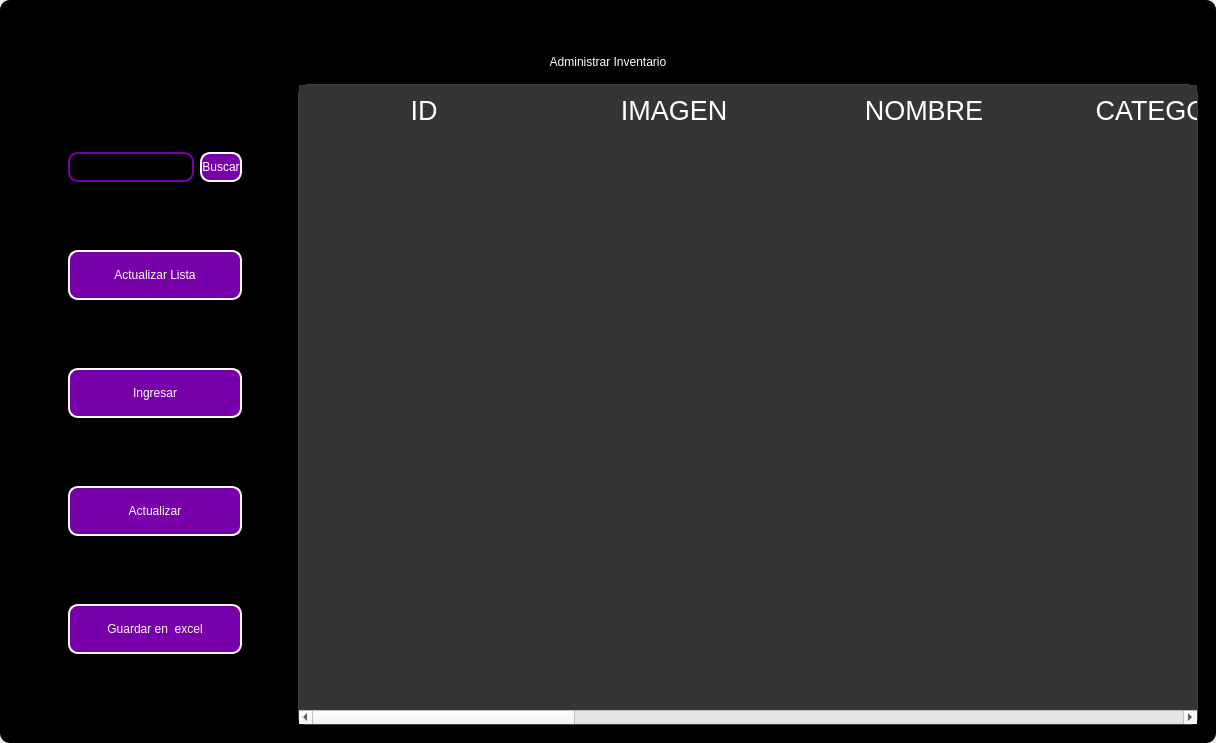
<?xml version="1.0" encoding="UTF-8"?>
<ui version="4.0">
 <class>MainWindow</class>
 <widget class="QMainWindow" name="MainWindow">
  <property name="geometry">
   <rect>
    <x>0</x>
    <y>0</y>
    <width>1216</width>
    <height>743</height>
   </rect>
  </property>
  <property name="windowTitle">
   <string>MainWindow</string>
  </property>
  <property name="styleSheet">
   <string notr="true"/>
  </property>
  <widget class="QWidget" name="centralwidget">
   <property name="styleSheet">
    <string notr="true"/>
   </property>
   <layout class="QVBoxLayout" name="verticalLayout">
    <property name="spacing">
     <number>0</number>
    </property>
    <property name="leftMargin">
     <number>0</number>
    </property>
    <property name="topMargin">
     <number>0</number>
    </property>
    <property name="rightMargin">
     <number>0</number>
    </property>
    <property name="bottomMargin">
     <number>0</number>
    </property>
    <item>
     <widget class="QFrame" name="frame">
      <property name="enabled">
       <bool>true</bool>
      </property>
      <property name="styleSheet">
       <string notr="true">
QFrame {
border-radius:10px;
background-color: rgb(0, 0, 0);
 }
</string>
      </property>
      <property name="frameShape">
       <enum>QFrame::StyledPanel</enum>
      </property>
      <property name="frameShadow">
       <enum>QFrame::Raised</enum>
      </property>
      <layout class="QVBoxLayout" name="verticalLayout_2">
       <item>
        <widget class="QFrame" name="frame_superior">
         <property name="minimumSize">
          <size>
           <width>0</width>
           <height>40</height>
          </size>
         </property>
         <property name="maximumSize">
          <size>
           <width>16777215</width>
           <height>40</height>
          </size>
         </property>
         <property name="styleSheet">
          <string notr="true">QPushButton{
border-radius:18px;
}

QPushButton:hover{
	background-color: rgb(0, 0, 0);
}
</string>
         </property>
         <property name="frameShape">
          <enum>QFrame::StyledPanel</enum>
         </property>
         <property name="frameShadow">
          <enum>QFrame::Raised</enum>
         </property>
         <layout class="QHBoxLayout" name="horizontalLayout_3">
          <property name="spacing">
           <number>4</number>
          </property>
          <property name="leftMargin">
           <number>0</number>
          </property>
          <property name="topMargin">
           <number>0</number>
          </property>
          <property name="rightMargin">
           <number>0</number>
          </property>
          <property name="bottomMargin">
           <number>0</number>
          </property>
          <item>
           <widget class="QPushButton" name="btn_icon">
            <property name="text">
             <string/>
            </property>
            <property name="iconSize">
             <size>
              <width>40</width>
              <height>40</height>
             </size>
            </property>
           </widget>
          </item>
          <item>
           <spacer name="horizontalSpacer_2">
            <property name="orientation">
             <enum>Qt::Horizontal</enum>
            </property>
            <property name="sizeHint" stdset="0">
             <size>
              <width>443</width>
              <height>20</height>
             </size>
            </property>
           </spacer>
          </item>
          <item>
           <widget class="QPushButton" name="btn_exit">
            <property name="minimumSize">
             <size>
              <width>38</width>
              <height>38</height>
             </size>
            </property>
            <property name="maximumSize">
             <size>
              <width>38</width>
              <height>38</height>
             </size>
            </property>
            <property name="cursor">
             <cursorShape>PointingHandCursor</cursorShape>
            </property>
            <property name="text">
             <string/>
            </property>
            <property name="iconSize">
             <size>
              <width>35</width>
              <height>35</height>
             </size>
            </property>
           </widget>
          </item>
          <item>
           <widget class="QPushButton" name="bt_minimizar">
            <property name="minimumSize">
             <size>
              <width>38</width>
              <height>38</height>
             </size>
            </property>
            <property name="maximumSize">
             <size>
              <width>38</width>
              <height>38</height>
             </size>
            </property>
            <property name="cursor">
             <cursorShape>PointingHandCursor</cursorShape>
            </property>
            <property name="text">
             <string/>
            </property>
            <property name="icon">
             <iconset>
              <normaloff>../../../../../../../.designer/backup/image/minus.svg</normaloff>../../../../../../../.designer/backup/image/minus.svg</iconset>
            </property>
            <property name="iconSize">
             <size>
              <width>38</width>
              <height>38</height>
             </size>
            </property>
           </widget>
          </item>
          <item>
           <widget class="QPushButton" name="bt_maximizar">
            <property name="minimumSize">
             <size>
              <width>38</width>
              <height>38</height>
             </size>
            </property>
            <property name="maximumSize">
             <size>
              <width>38</width>
              <height>38</height>
             </size>
            </property>
            <property name="cursor">
             <cursorShape>PointingHandCursor</cursorShape>
            </property>
            <property name="text">
             <string/>
            </property>
            <property name="icon">
             <iconset>
              <normaloff>../../../../../../../.designer/backup/image/chevron-up.svg</normaloff>../../../../../../../.designer/backup/image/chevron-up.svg</iconset>
            </property>
            <property name="iconSize">
             <size>
              <width>38</width>
              <height>38</height>
             </size>
            </property>
           </widget>
          </item>
          <item>
           <widget class="QPushButton" name="bt_restaurar">
            <property name="minimumSize">
             <size>
              <width>38</width>
              <height>38</height>
             </size>
            </property>
            <property name="maximumSize">
             <size>
              <width>38</width>
              <height>38</height>
             </size>
            </property>
            <property name="cursor">
             <cursorShape>PointingHandCursor</cursorShape>
            </property>
            <property name="text">
             <string/>
            </property>
            <property name="icon">
             <iconset>
              <normaloff>../../../../../../../.designer/backup/image/chevron-down.svg</normaloff>../../../../../../../.designer/backup/image/chevron-down.svg</iconset>
            </property>
            <property name="iconSize">
             <size>
              <width>38</width>
              <height>38</height>
             </size>
            </property>
           </widget>
          </item>
          <item>
           <widget class="QPushButton" name="bt_cerrar">
            <property name="minimumSize">
             <size>
              <width>38</width>
              <height>38</height>
             </size>
            </property>
            <property name="maximumSize">
             <size>
              <width>38</width>
              <height>38</height>
             </size>
            </property>
            <property name="cursor">
             <cursorShape>PointingHandCursor</cursorShape>
            </property>
            <property name="text">
             <string/>
            </property>
            <property name="icon">
             <iconset>
              <normaloff>../../../../../../../.designer/backup/image/x.svg</normaloff>../../../../../../../.designer/backup/image/x.svg</iconset>
            </property>
            <property name="iconSize">
             <size>
              <width>38</width>
              <height>38</height>
             </size>
            </property>
           </widget>
          </item>
         </layout>
        </widget>
       </item>
       <item>
        <widget class="QLabel" name="label">
         <property name="styleSheet">
          <string notr="true">font: 30pt &quot;MS Shell Dlg 2&quot;;
color: rgb(255, 255, 255);</string>
         </property>
         <property name="text">
          <string>Administrar Inventario</string>
         </property>
         <property name="alignment">
          <set>Qt::AlignCenter</set>
         </property>
        </widget>
       </item>
       <item>
        <widget class="QFrame" name="frame_3">
         <property name="frameShape">
          <enum>QFrame::StyledPanel</enum>
         </property>
         <property name="frameShadow">
          <enum>QFrame::Raised</enum>
         </property>
         <layout class="QHBoxLayout" name="horizontalLayout_4">
          <property name="spacing">
           <number>6</number>
          </property>
          <item>
           <layout class="QVBoxLayout" name="verticalLayout_4">
            <property name="spacing">
             <number>50</number>
            </property>
            <property name="leftMargin">
             <number>50</number>
            </property>
            <property name="topMargin">
             <number>50</number>
            </property>
            <property name="rightMargin">
             <number>50</number>
            </property>
            <property name="bottomMargin">
             <number>50</number>
            </property>
            <item>
             <layout class="QHBoxLayout" name="horizontalLayout">
              <property name="spacing">
               <number>6</number>
              </property>
              <property name="rightMargin">
               <number>0</number>
              </property>
              <property name="bottomMargin">
               <number>0</number>
              </property>
              <item>
               <widget class="QLineEdit" name="searchtxt">
                <property name="minimumSize">
                 <size>
                  <width>100</width>
                  <height>30</height>
                 </size>
                </property>
                <property name="maximumSize">
                 <size>
                  <width>200</width>
                  <height>30</height>
                 </size>
                </property>
                <property name="styleSheet">
                 <string notr="true">QLabel {
	color: rgb(255, 255, 254);
	font: 12pt &quot;Arial&quot;;
	background-color: rgba(0, 0, 0,0);
}

QTextEdit{
background-color: rgba(0, 0, 0,0);
border-radius:10px; 
font: 12pt &quot;Arial&quot;;
color: rgb(255, 255, 254);
border: 2px solid  rgb(255, 255, 255);

}

QTextEdit:hover{
background-color: rgba(0, 0, 0,0);
border-radius:10px; 
font: 12pt &quot;Arial&quot;;
border: 2px solid  rgb(120, 0, 171);
}

QTextEdit:focus{
background-color: rgb(0, 0, 0);
border-radius:10px; 
font: 12pt &quot;Arial&quot;;
border: 2px solid rgb(120, 0, 171);
}

QLineEdit{
background-color: rgba(0, 0, 0,0);
border-radius:10px; 
font: 12pt &quot;Arial&quot;;
color: rgb(255, 255, 254);
border: 2px solid  rgb(120, 0, 171);
}

QLineEdit:hover{
background-color: rgba(0, 0, 0,0);
border-radius:10px; 
font: 12pt &quot;Arial&quot;;
border: 2px solid  rgb(120, 0, 171);
}

QLineEdit:focus{
background-color: rgb(0, 0, 0);
border-radius:10px; 
font: 12pt &quot;Arial&quot;;
border: 2px solid rgb(120, 0, 171);
}

QCheckBox{
	font: 12pt &quot;Arial&quot;;
	color: rgb(255, 255, 255);
}

QCheckBox::indicator {
    width: 18px;
    height:18px;
}

QCheckBox::indicator:unchecked {
   background-image: url(image/square.svg);
}

QCheckBox::indicator:checked {
   background-image: url(image/check-square.svg);
}

QPushButton{
border-radius:10px; 
font: 12pt &quot;Arial&quot;;
color: rgb(255, 255, 254);
border: 2px solid #ffffff;
}

QPushButton:hover{
border-radius:10px; 
font: 12pt &quot;Arial&quot;;
color: rgb(255, 255, 255);
border: 2px solid rgb(120, 0, 171);
	background-color: rgb(120, 0, 171);
}
</string>
                </property>
               </widget>
              </item>
              <item>
               <widget class="QPushButton" name="btn_search">
                <property name="minimumSize">
                 <size>
                  <width>30</width>
                  <height>30</height>
                 </size>
                </property>
                <property name="maximumSize">
                 <size>
                  <width>100</width>
                  <height>30</height>
                 </size>
                </property>
                <property name="cursor">
                 <cursorShape>PointingHandCursor</cursorShape>
                </property>
                <property name="styleSheet">
                 <string notr="true">QPushButton{
border-radius:10px; 
font: 12pt &quot;Arial&quot;;
color: rgb(255, 255, 254);
border: 2px solid #ffffff;
	background-color: rgb(120, 0, 171);
}

QPushButton:hover{
border-radius:10px; 
font: 12pt &quot;Arial&quot;;
color: rgb(255, 255, 255);
border: 2px solid rgb(120, 0, 171);
	background-color: rgb(120, 0, 171);
}</string>
                </property>
                <property name="text">
                 <string>Buscar</string>
                </property>
               </widget>
              </item>
             </layout>
            </item>
            <item>
             <widget class="QPushButton" name="btn_get">
              <property name="minimumSize">
               <size>
                <width>50</width>
                <height>0</height>
               </size>
              </property>
              <property name="maximumSize">
               <size>
                <width>300</width>
                <height>50</height>
               </size>
              </property>
              <property name="cursor">
               <cursorShape>PointingHandCursor</cursorShape>
              </property>
              <property name="styleSheet">
               <string notr="true">QPushButton{
border-radius:10px; 
font: 12pt &quot;Arial&quot;;
color: rgb(255, 255, 254);
border: 2px solid #ffffff;
	background-color: rgb(120, 0, 171);
}

QPushButton:hover{
border-radius:10px; 
font: 12pt &quot;Arial&quot;;
color: rgb(255, 255, 255);
border: 2px solid rgb(120, 0, 171);
	background-color: rgb(120, 0, 171);
}</string>
              </property>
              <property name="text">
               <string>Actualizar Lista</string>
              </property>
              <property name="iconSize">
               <size>
                <width>30</width>
                <height>30</height>
               </size>
              </property>
             </widget>
            </item>
            <item>
             <widget class="QPushButton" name="btn_add">
              <property name="maximumSize">
               <size>
                <width>300</width>
                <height>50</height>
               </size>
              </property>
              <property name="cursor">
               <cursorShape>PointingHandCursor</cursorShape>
              </property>
              <property name="styleSheet">
               <string notr="true">QPushButton{
border-radius:10px; 
font: 12pt &quot;Arial&quot;;
color: rgb(255, 255, 254);
border: 2px solid #ffffff;
	background-color: rgb(120, 0, 171);
}

QPushButton:hover{
border-radius:10px; 
font: 12pt &quot;Arial&quot;;
color: rgb(255, 255, 255);
border: 2px solid rgb(120, 0, 171);
	background-color: rgb(120, 0, 171);
}</string>
              </property>
              <property name="text">
               <string>Ingresar</string>
              </property>
              <property name="iconSize">
               <size>
                <width>30</width>
                <height>30</height>
               </size>
              </property>
             </widget>
            </item>
            <item>
             <widget class="QPushButton" name="btn_update">
              <property name="maximumSize">
               <size>
                <width>300</width>
                <height>50</height>
               </size>
              </property>
              <property name="cursor">
               <cursorShape>PointingHandCursor</cursorShape>
              </property>
              <property name="styleSheet">
               <string notr="true">QPushButton{
border-radius:10px; 
font: 12pt &quot;Arial&quot;;
color: rgb(255, 255, 254);
border: 2px solid #ffffff;
	background-color: rgb(120, 0, 171);
}

QPushButton:hover{
border-radius:10px; 
font: 12pt &quot;Arial&quot;;
color: rgb(255, 255, 255);
border: 2px solid rgb(120, 0, 171);
	background-color: rgb(120, 0, 171);
}</string>
              </property>
              <property name="text">
               <string>Actualizar</string>
              </property>
              <property name="iconSize">
               <size>
                <width>30</width>
                <height>30</height>
               </size>
              </property>
             </widget>
            </item>
            <item>
             <widget class="QPushButton" name="btn_excel">
              <property name="minimumSize">
               <size>
                <width>11</width>
                <height>50</height>
               </size>
              </property>
              <property name="cursor">
               <cursorShape>PointingHandCursor</cursorShape>
              </property>
              <property name="styleSheet">
               <string notr="true">QPushButton{
border-radius:10px; 
font: 12pt &quot;Arial&quot;;
color: rgb(255, 255, 254);
border: 2px solid #ffffff;
	background-color: rgb(120, 0, 171);
}

QPushButton:hover{
border-radius:10px; 
font: 12pt &quot;Arial&quot;;
color: rgb(255, 255, 255);
border: 2px solid rgb(120, 0, 171);
	background-color: rgb(120, 0, 171);
}</string>
              </property>
              <property name="text">
               <string>Guardar en  excel</string>
              </property>
              <property name="iconSize">
               <size>
                <width>35</width>
                <height>35</height>
               </size>
              </property>
             </widget>
            </item>
           </layout>
          </item>
          <item>
           <widget class="QTableWidget" name="table_inventory">
            <property name="minimumSize">
             <size>
              <width>900</width>
              <height>0</height>
             </size>
            </property>
            <property name="maximumSize">
             <size>
              <width>700</width>
              <height>16777215</height>
             </size>
            </property>
            <property name="styleSheet">
             <string notr="true">QTableView {

	border: 1px solid rgba(255,255,255,40);
	border-bottom-right-radius: 7px; 
	border-bottom-left-radius: 7px; 
	color: white;
	font: 15pt &quot;MS Shell Dlg 2&quot;;
	background-color: rgb(53, 53, 53);
}

QHeaderView::section {
background-color: rgb(53, 53, 53);
color: white;
border: none;
height: 50px;
font-size: 20pt;
}

QTableView::item {
    border-style: none;
    border-bottom: 1px solid rgba(255,255,255,50);
    padding-left: auto;
    padding-right: auto;
}

QTableView::item:selected{
	border: none;
	color: rgb(255, 255, 255);
    background-color: rgba(255, 255, 255, 50);
}
</string>
            </property>
            <property name="editTriggers">
             <set>QAbstractItemView::NoEditTriggers</set>
            </property>
            <attribute name="horizontalHeaderDefaultSectionSize">
             <number>250</number>
            </attribute>
            <column>
             <property name="text">
              <string>ID</string>
             </property>
            </column>
            <column>
             <property name="text">
              <string>IMAGEN</string>
             </property>
            </column>
            <column>
             <property name="text">
              <string>NOMBRE</string>
             </property>
            </column>
            <column>
             <property name="text">
              <string>CATEGORIA</string>
             </property>
            </column>
            <column>
             <property name="text">
              <string>CANTIDAD DISPONIBLE</string>
             </property>
            </column>
            <column>
             <property name="text">
              <string>PRECIO COMPRA</string>
             </property>
            </column>
            <column>
             <property name="text">
              <string>PRECIO VENTA</string>
             </property>
            </column>
            <column>
             <property name="text">
              <string>TOTAL COMPRA</string>
             </property>
            </column>
            <column>
             <property name="text">
              <string>DESCRIPCION</string>
             </property>
            </column>
            <column>
             <property name="text">
              <string>TIPO DE PRODUCTO</string>
             </property>
            </column>
           </widget>
          </item>
         </layout>
        </widget>
       </item>
      </layout>
     </widget>
    </item>
   </layout>
  </widget>
 </widget>
 <resources/>
 <connections/>
</ui>
